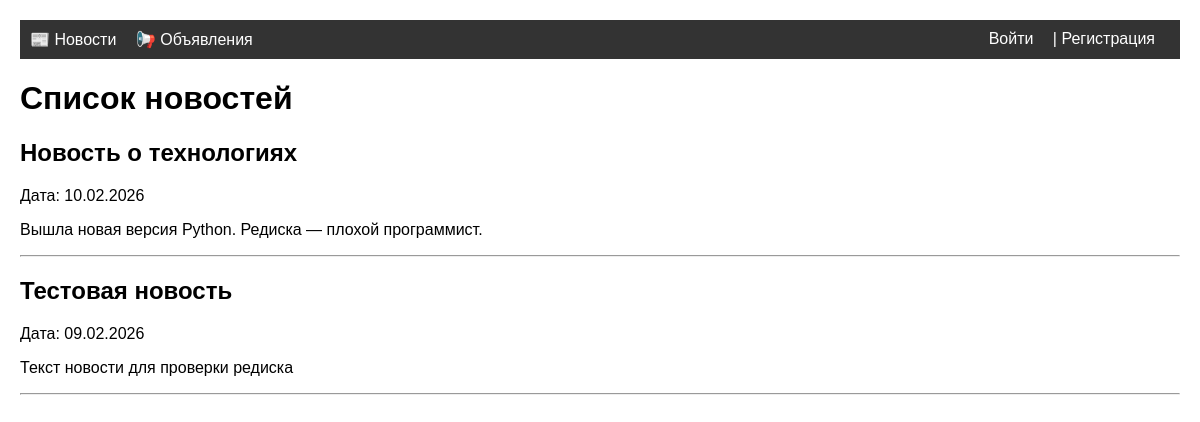
Before: /news/ with the older database file.
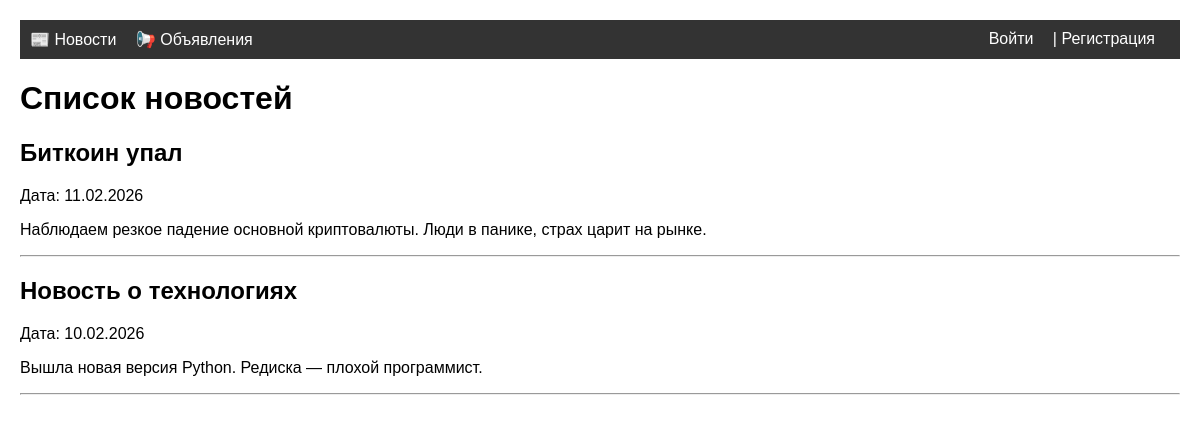
After: the same page with the newer database file.
### news/models.py (models this page shows, shortened)
class Post(models.Model):
    ARTICLE = 'AR'
    NEWS = 'NW'
    POST_TYPES = [
        (ARTICLE, 'Статья'),
        (NEWS, 'Новость'),
    ]
    author = models.ForeignKey(Author, on_delete=models.CASCADE)
    post_type = models.CharField(max_length=2, choices=POST_TYPES, default=ARTICLE)
    created_at = models.DateTimeField(auto_now_add=True)
    title = models.CharField(max_length=255)
    content = models.TextField()
    rating = models.IntegerField(default=0)
    categories = models.ManyToManyField(Category, through='PostCategory')

### news/views.py (the view)
# urls.py: path('', NewsList.as_view(), name='news_list'),
class NewsList(ListView):
    model = Post
    template_name = 'news/news_list.html'
    context_object_name = 'news_list'
    paginate_by = 10
    def get_queryset(self):
        return Post.objects.filter(post_type=Post.NEWS).order_by('-created_at')

### news/templates/news/news_list.html (shortened to what this page needs)
{% extends "base.html" %}
{% block content %}
    <h1>Список новостей</h1>
    {% for news in news_list %}
        <h2>{{ news.title }}</h2>
        <p>Дата: {{ news.created_at|date:"d.m.Y" }}</p>
        <p>{{ news.content|truncatewords:20 }}</p>
        <hr>
    {% empty %}
        <p>Новостей пока нет</p>
    {% endfor %}
{% endblock %}

Changed rows visible on the page:
removed Post: title "Тестовая новость", created_at "09.02.2026", content "Текст новости для проверки редиска"
added Post: title "Биткоин упал", created_at "11.02.2026", content "Наблюдаем резкое падение основной криптовалюты. Люди в панике, страх царит на рынке."
